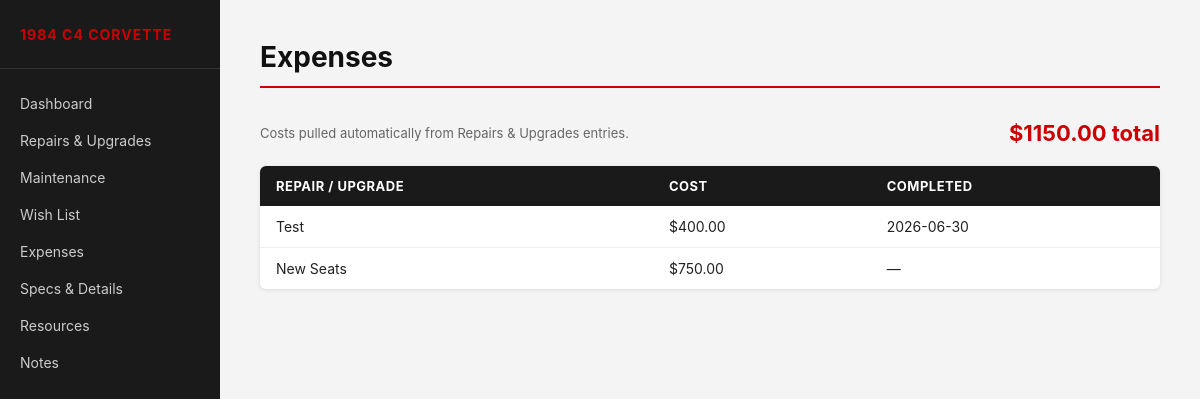
Before: /expenses with the older database file.
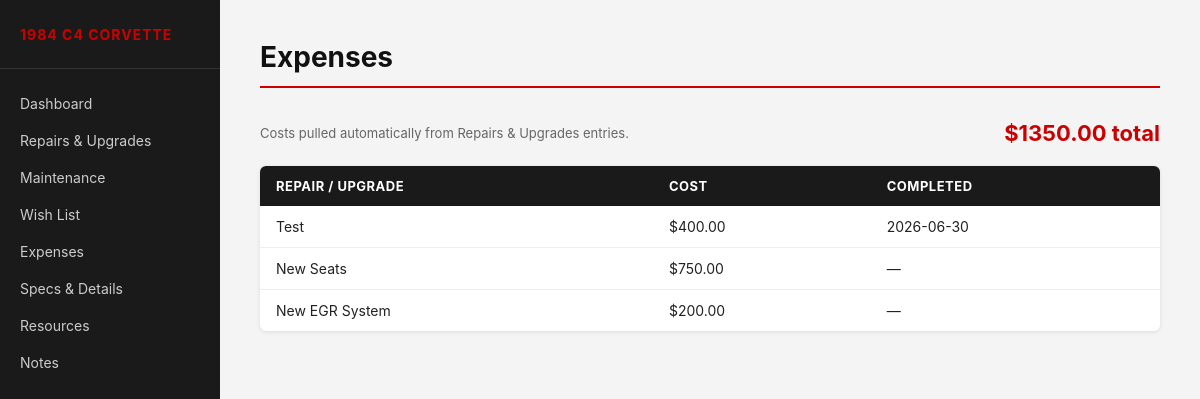
After: the same page with the newer database file.
### tables this page shows
CREATE TABLE repairs (
            id INTEGER PRIMARY KEY AUTOINCREMENT,
            title TEXT NOT NULL,
            status TEXT DEFAULT 'Not Started',
            cost REAL DEFAULT 0,
            start_date TEXT,
            start_date_unknown INTEGER DEFAULT 0,
            finish_date TEXT,
            finish_date_unknown INTEGER DEFAULT 0,
            time_taken TEXT,
            paid_for_service INTEGER DEFAULT 0,
            mechanic TEXT,
            vendor TEXT,
            purchase_link TEXT,
            notes TEXT
        , category TEXT);

### app.py (the view)
@app.route("/expenses")
def expenses():
    db = get_db()
    repairs = [dict(r) for r in db.execute(
        "SELECT title, cost, finish_date FROM repairs WHERE cost > 0 ORDER BY finish_date DESC"
    ).fetchall()]
    total = db.execute("SELECT COALESCE(SUM(cost), 0) as total FROM repairs WHERE cost > 0").fetchone()["total"]
    db.close()
    return render_template("expenses.html", repairs=repairs, total=total)

### app.py (called while the page is built)
def get_db():
    conn = sqlite3.connect(DATABASE)
    conn.row_factory = sqlite3.Row
    return conn

### templates/expenses.html (shortened to what this page needs)
{% extends "base.html" %}
{% block page_title %}Expenses{% endblock %}
{% block content %}
<div class="page-toolbar">
    <p style="font-size:13px; color:#666;">Costs pulled automatically from Repairs &amp; Upgrades entries.</p>
    <div style="font-size:22px; font-weight:700; color:#cc0000;">${{ "%.2f"|format(total) }} total</div>
</div>
{% if repairs %}
<table>
    <thead>
        <tr>
            <th>Repair / Upgrade</th>
            <th>Cost</th>
            <th>Completed</th>
        </tr>
    </thead>
    <tbody>
        {% for r in repairs %}
        <tr>
            <td>{{ r.title }}</td>
            <td>${{ "%.2f"|format(r.cost) }}</td>
            <td>{{ r.finish_date or "—" }}</td>
        </tr>
        {% endfor %}
    </tbody>
</table>
{% else %}
<p class="empty-state">No repair costs logged yet. Add costs to your <a href="/repairs" style="color:#cc0000;">Repairs &amp; Upgrades</a> entries to see them here.</p>
{% endif %}
{% endblock %}

Changed rows visible on the page:
added repairs: title "New EGR System", cost "200.00", finish_date "—"
Other visible differences:
{{ "%.2f"|format(total) }}: "1150.00" → "1350.00"
